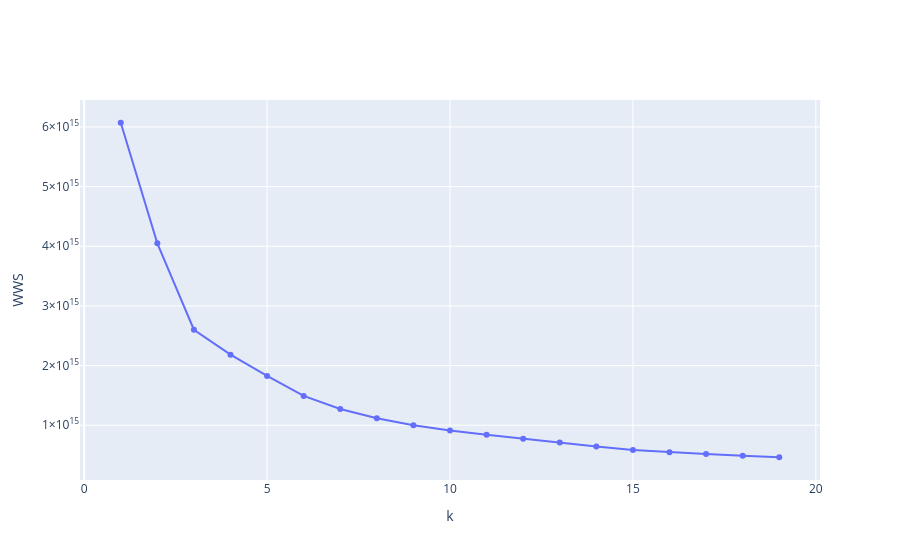

The code cell stored with this chart in its notebook:
### Code cell
#подключаем бибилиотеки для plotly
import plotly
import plotly.graph_objs as go
import plotly.express as px
from plotly.subplots import make_subplots
fig = go.Figure()
fig.add_trace(go.Scatter(x=list(wws.keys()), y=list(wws.values()), name='WWS'))
fig.update_layout(xaxis_title="k",yaxis_title="WWS",legend_orientation="h")
fig.update_traces(hoverinfo="all", hovertemplate="Аргумент: %{x}<br>Функция: %{y}")
fig.show()

### Figure 1 — Plotly figure (JSON) as saved in the notebook; plotly's stock layout.template omitted (floating-point values rounded to 4 significant figures)
{"data": [{"hoverinfo": "all", "hovertemplate": "Аргумент: %{x}<br>Функция: %{y}", "name": "WWS", "type": "scatter", "x": [1, 2, 3, 4, 5, 6, 7, 8, 9, 10, 11, 12, 13, 14, 15, 16, 17, 18, 19], "y": [6070238788347042, 4049000000000000.0, 2600772618608187, 2183000000000000.0, 1827000000000000.0, 1492000000000000.0, 1272000000000000.0, 1116000000000000.0, 1001000000000000.0, 911700000000000.0, 841011549475329, 772900000000000.0, 711700000000000.0, 641500000000000.0, 586300000000000.0, 547016520037848, 519500000000000.0, 487400000000000.0, 463100000000000.0]}], "layout": {"legend": {"orientation": "h"}, "xaxis": {"title": {"text": "k"}}, "yaxis": {"title": {"text": "WWS"}}}}
